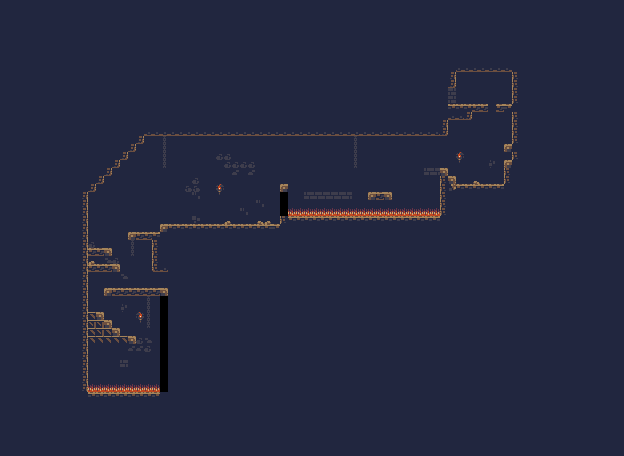

The image is a tile-based game level rendered from a .tmx file. Its description and source (layers, tilesets, objects; grid data summarised) follow:
An orthogonal 78x57 tile map with 8x8 px tiles, 1 tile layer (Tile Layer 1).

<map version="1.2" tiledversion="1.3.4" orientation="orthogonal" renderorder="right-down" width="78" height="57" tilewidth="8" tileheight="8" infinite="0" nextlayerid="2" nextobjectid="1">
 <tileset firstgid="1" source="../cavesofgallet_tiles_mirror.tsx" />
 <layer id="1" name="Tile Layer 1" width="78" height="57">
  <data>[4446 cells, 4446 non-empty, 34 distinct tile ids]</data>
 </layer>
</map>